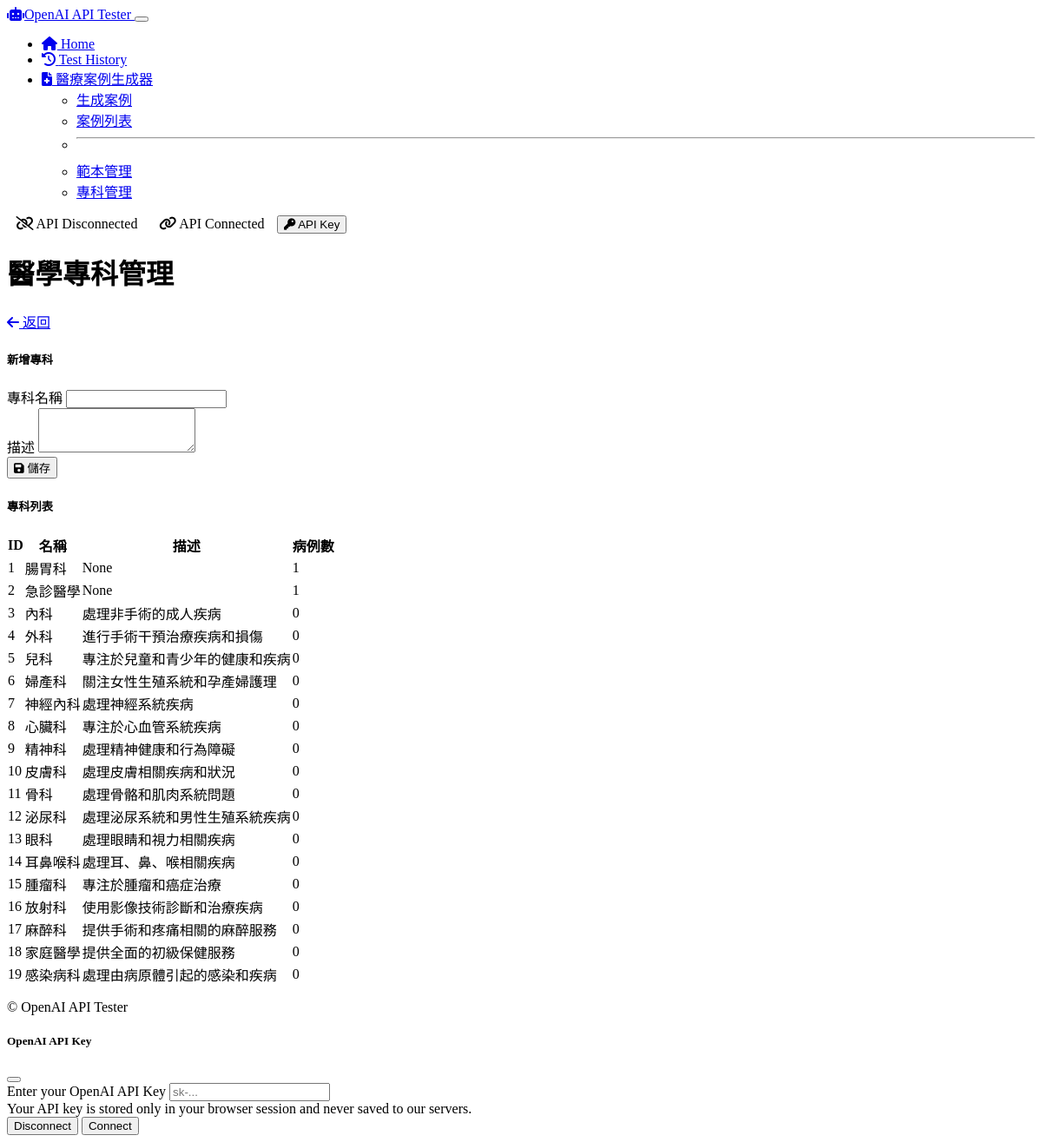
/medical/specialties, run on an earlier commit of the app's database.
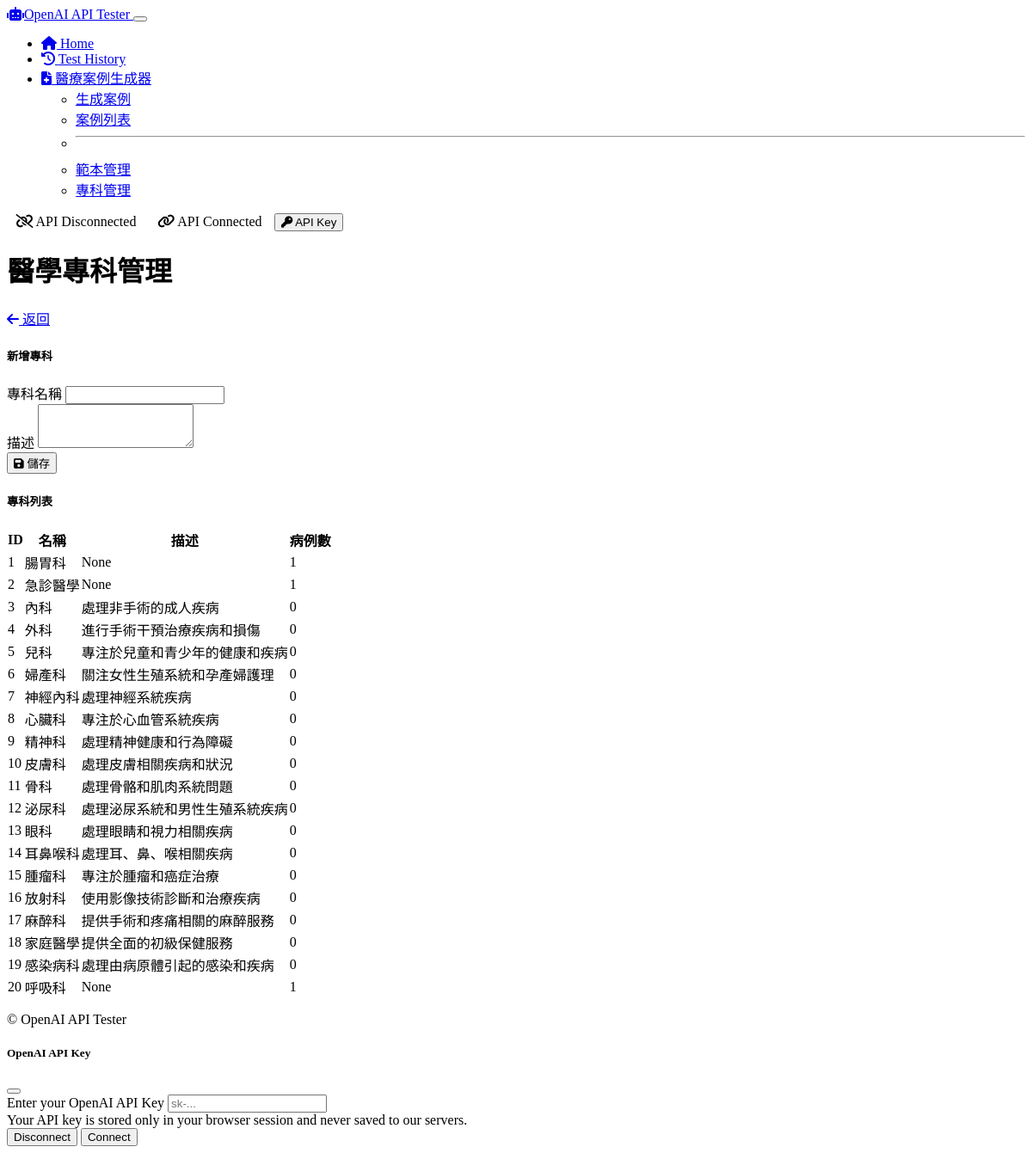
And on a later commit of the database.
### models/medical_case.py (models this page shows, shortened)
class MedicalSpecialty(db.Model):
    id = db.Column(db.Integer, primary_key=True)
    name = db.Column(db.String(100), nullable=False, unique=True)
    description = db.Column(db.Text, nullable=True)
    cases = db.relationship('MedicalCase', backref='specialty', lazy=True)

### routes/medical_routes.py (the view)
@app.route('/medical/specialties', methods=['GET'])
def list_specialties():
    specialties = MedicalSpecialty.query.all()
    return render_template('medical/specialties.html', specialties=specialties)

### templates/medical/specialties.html
{% extends 'layout.html' %}
{% block content %}
<div class="container py-4">
    <div class="mb-4 d-flex justify-content-between align-items-center">
        <h1>醫學專科管理</h1>
        <a href="{{ url_for('medical_home') }}" class="btn btn-secondary">
            <i class="fas fa-arrow-left me-1"></i> 返回
        </a>
    </div>
    <div class="row">
        <div class="col-md-5">
            <div class="card shadow-sm">
                <div class="card-header">
                    <h5 class="mb-0">新增專科</h5>
                </div>
                <div class="card-body">
                    <form action="{{ url_for('add_specialty') }}" method="POST">
                        <div class="mb-3">
                            <label for="name" class="form-label">專科名稱</label>
                            <input type="text" class="form-control" id="name" name="name" required>
                        </div>
                        <div class="mb-3">
                            <label for="description" class="form-label">描述</label>
                            <textarea class="form-control" id="description" name="description" rows="3"></textarea>
                        </div>
                        <button type="submit" class="btn btn-primary">
                            <i class="fas fa-save me-1"></i> 儲存
                        </button>
                    </form>
                </div>
            </div>
        </div>
        <div class="col-md-7">
            <div class="card shadow-sm">
                <div class="card-header">
                    <h5 class="mb-0">專科列表</h5>
                </div>
                <div class="card-body">
                    {% if specialties %}
                        <div class="table-responsive">
                            <table class="table table-hover">
                                <thead>
                                    <tr>
                                        <th>ID</th>
                                        <th>名稱</th>
                                        <th>描述</th>
                                        <th>病例數</th>
                                    </tr>
                                </thead>
                                <tbody>
                                    {% for specialty in specialties %}
                                        <tr>
                                            <td>{{ specialty.id }}</td>
                                            <td>{{ specialty.name }}</td>
                                            <td>{{ specialty.description }}</td>
                                            <td>{{ specialty.cases|length }}</td>
                                        </tr>
                                    {% endfor %}
                                </tbody>
                            </table>
                        </div>
                    {% else %}
                        <div class="alert alert-info">
                            <i class="fas fa-info-circle me-2"></i> 尚未建立任何專科。使用左側表單新增專科。
                        </div>
                    {% endif %}
                </div>
            </div>
        </div>
    </div>
</div>
{% endblock %}

What changed in the data, as far as the page shows it:
added MedicalSpecialty: id "20", name "呼吸科", description "None", cases|length "1"
